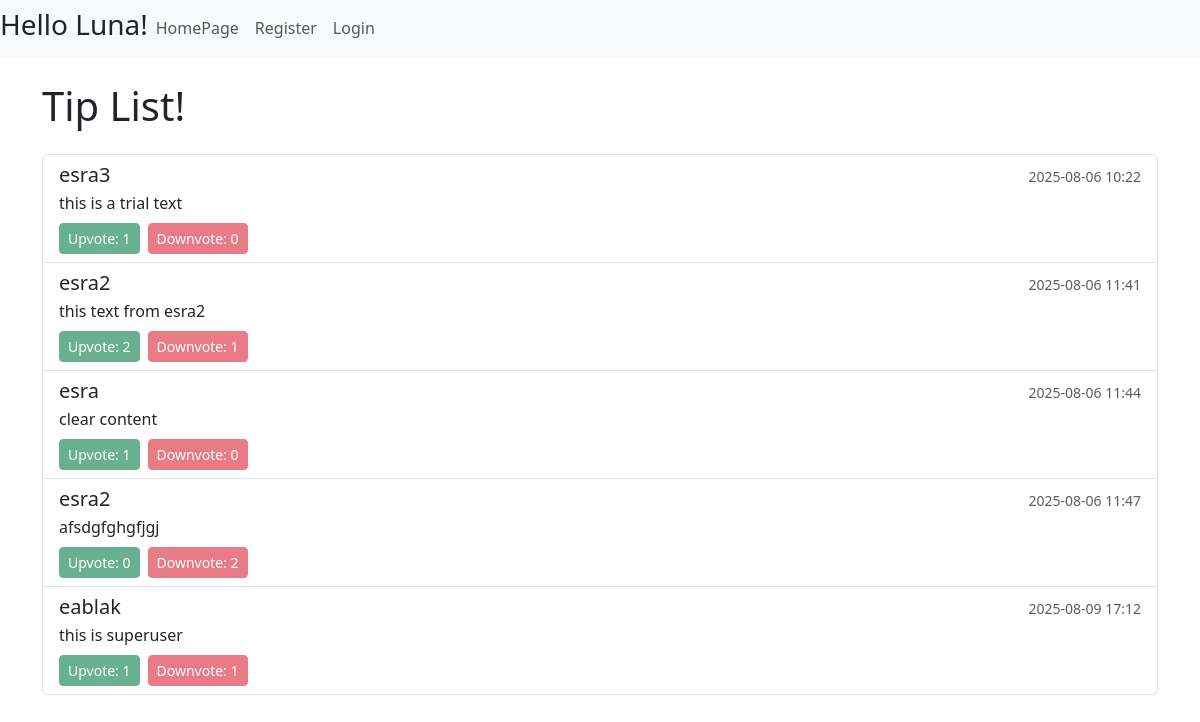
The page / on the database its author committed.
### ex/models.py (models this page shows, shortened)
class TipModel(models.Model):
    content = models.TextField(null=False)
    author = models.ForeignKey(User, on_delete=models.CASCADE, null=False)
    date = models.DateTimeField(auto_now_add=True)
    upvoter = models.ManyToManyField(User, related_name="upvoter_users")
    downvoter = models.ManyToManyField(User, related_name="downvoter_users")

### ex/views/homepage.py (the view, shortened to what this page needs)
# urls.py: path("", homepage.homepage, name="homepage"),
def homepage(request):
    name = ""
    if request.user.is_authenticated:
        name = get_auth_username(request)
    else:
        name = get_notauth_name(request)
    context = {}
    context["tips"] = TipModel.objects.all()
    context["tip_form"] = TipModelForm(request.POST)
    context["name"] = name
    return render(request, "homepage.html", context)

### ex/views/utils.py (called while the page is built)
def get_notauth_name(request):
    current_time = datetime.now()
    if "username" in request.session and "uname_timestamp" in request.session:
        stored_timestamp = datetime.fromisoformat(request.session["uname_timestamp"])
        if current_time - stored_timestamp < timedelta(seconds=5):
            return request.session["username"]
    new_username = random.choice(settings.NAMES)
    request.session["username"] = new_username
    request.session["uname_timestamp"] =current_time.isoformat()
    return new_username

### ex/templates/homepage.html (shortened to what this page needs)
{% extends "base.html" %}
{% block content %}
<div class="container mt-4">
    <h1 class="mb-4">Tip List!</h1>
     <div class="list-group">
        {% if tips %}
            {% for tip in tips %}
                <div class="list-group-item">
                    <div class="d-flex justify-content-between align-items-center">
                        <h5 class="mb-1">{{ tip.author.username }}</h5>
                        <small class="text-muted">{{ tip.date|date:"Y-m-d H:i" }}</small>
                    </div>
                    <p class="mb-2">{{ tip.content }}</p>
                    {% if user.is_authenticated %}
                        <div class="d-flex gap-2">
                            <form action="{% url 'upvote_tip' tip.id %}" method="post" class="d-inline">
                                {% csrf_token %}
                                <button type="submit" class="btn btn-sm btn-success">
                                    Upvote {{ tip.upvoter.count }}
                                </button>
                            </form>
                            <form action="{% url 'downvote_tip' tip.id %}" method="post" class="d-inline">
                                {% csrf_token %}
                                <button type="submit" class="btn btn-sm btn-danger">
                                    Downvote {{ tip.downvoter.count }}
                                </button>
                            </form>
                            {% if tip.author == user or user.is_superuser %}
                                <form action="{% url 'delete_tip' tip.id %}" method="post" class="d-inline">
                                    {% csrf_token %}
                                    <button type="submit" class="btn btn-sm btn-outline-secondary">
                                        Delete
                                    </button>
                                </form>
                            {% endif %}
                        </div>
                    {% else %}
                        <div class="d-flex gap-2">
                            <span class="btn btn-sm btn-success disabled">
                                Upvote: {{ tip.upvoter.count }}
                            </span>
                            <span class="btn btn-sm btn-danger disabled">
                                Downvote: {{ tip.downvoter.count }}
                            </span>
                        </div>
                    {% endif %}
                </div>
            {% endfor %}
        {% else %}
            <p class="text-muted">No tips yet.</p>
        {% endif %}
    </div>
</div>
{% endblock %}

### rows shown on the page
TipModel: author.username "esra3", date "2025-08-06 10:22", content "this is a trial text", upvoter.count "1", downvoter.count "0"
TipModel: author.username "esra2", date "2025-08-06 11:41", content "this text from esra2", upvoter.count "2", downvoter.count "1"
TipModel: author.username "esra", date "2025-08-06 11:44", content "clear content", upvoter.count "1", downvoter.count "0"
TipModel: author.username "esra2", date "2025-08-06 11:47", content "afsdgfghgfjgj", upvoter.count "0", downvoter.count "2"
TipModel: author.username "eablak", date "2025-08-09 17:12", content "this is superuser", upvoter.count "1", downvoter.count "1"

### other values the page prints
{{ name }} "Luna"
